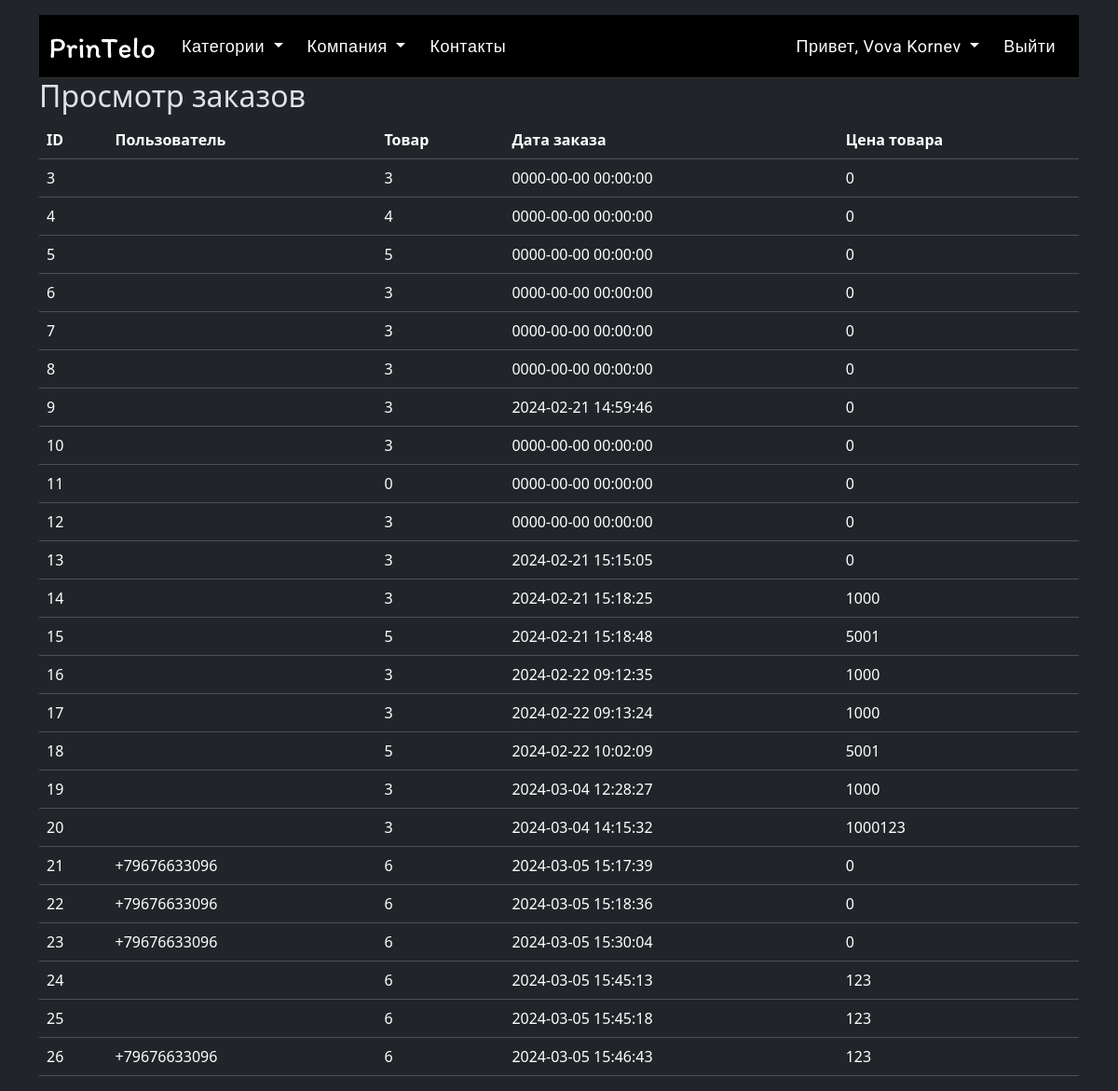
Page /korneuev/tablorders.php (signed in) on the committed database.
### tables this page shows
CREATE TABLE `orders` (
  `id` int(11) NOT NULL,
  `product_id` int(11) NOT NULL,
  `order_date` datetime NOT NULL,
  `product_price` int(11) NOT NULL,
  `telephone` text NOT NULL
);

### korneuev/tablorders.php (the view)
<?php include "header.php"; ?>
<?php
$servername = "localhost";
$username = "zoxan";
$password = "123";
$dbname = "textovarorg";
try {
    $db = new PDO("mysql:host=$servername;dbname=$dbname", $username, $password);
    $db->setAttribute(PDO::ATTR_ERRMODE, PDO::ERRMODE_EXCEPTION);
} catch(PDOException $e) {
    echo "Ошибка подключения: " . $e->getMessage();
    exit;
}
$stmt = $db->query("SELECT * FROM orders");
$orders = $stmt->fetchAll();
?>
<div class="container">
    <h2>Просмотр заказов</h2>
    <table class="table">
        <thead>
        <tr>
            <th>ID</th>
            <th>Пользователь</th>
            <th>Товар</th>
            <th>Дата заказа</th>
            <th>Цена товара</th>
        </tr>
        </thead>
        <tbody>
        <?php foreach ($orders as $order): ?>
            <tr>
                <td><?php echo $order['id']; ?></td>
                <td><?php echo $order['telephone']; ?></td>
                <td><?php echo $order['product_id']; ?></td>
                <td><?php echo $order['order_date']; ?></td>
                <td><?php echo $order['product_price']; ?></td>
            </tr>
        <?php endforeach; ?>
        </tbody>
    </table>
</div>

### rows in the picture
orders: id "3", product "3", order_date "0000-00-00 00:00:00", product_price "0"
orders: id "4", product "4", order_date "0000-00-00 00:00:00", product_price "0"
orders: id "5", product "5", order_date "0000-00-00 00:00:00", product_price "0"
orders: id "6", product "3", order_date "0000-00-00 00:00:00", product_price "0"
orders: id "7", product "3", order_date "0000-00-00 00:00:00", product_price "0"
orders: id "8", product "3", order_date "0000-00-00 00:00:00", product_price "0"
orders: id "9", product "3", order_date "2024-02-21 14:59:46", product_price "0"
orders: id "10", product "3", order_date "0000-00-00 00:00:00", product_price "0"
orders: id "11", product "0", order_date "0000-00-00 00:00:00", product_price "0"
orders: id "12", product "3", order_date "0000-00-00 00:00:00", product_price "0"
orders: id "13", product "3", order_date "2024-02-21 15:15:05", product_price "0"
orders: id "14", product "3", order_date "2024-02-21 15:18:25", product_price "1000"
orders: id "15", product "5", order_date "2024-02-21 15:18:48", product_price "5001"
orders: id "16", product "3", order_date "2024-02-22 09:12:35", product_price "1000"
orders: id "17", product "3", order_date "2024-02-22 09:13:24", product_price "1000"
orders: id "18", product "5", order_date "2024-02-22 10:02:09", product_price "5001"
orders: id "19", product "3", order_date "2024-03-04 12:28:27", product_price "1000"
orders: id "20", product "3", order_date "2024-03-04 14:15:32", product_price "1000123"
orders: id "21", telephone "+79676633096", product "6", order_date "2024-03-05 15:17:39", product_price "0"
orders: id "22", telephone "+79676633096", product "6", order_date "2024-03-05 15:18:36", product_price "0"
orders: id "23", telephone "+79676633096", product "6", order_date "2024-03-05 15:30:04", product_price "0"
orders: id "24", product "6", order_date "2024-03-05 15:45:13", product_price "123"
orders: id "25", product "6", order_date "2024-03-05 15:45:18", product_price "123"
orders: id "26", telephone "+79676633096", product "6", order_date "2024-03-05 15:46:43", product_price "123"

### other values in the picture
$user['name'] "Vova Kornev"
